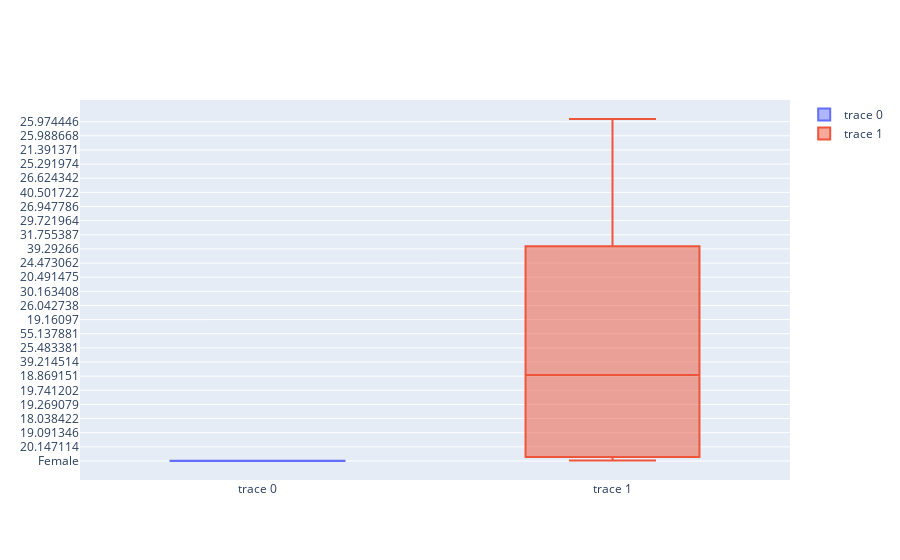

Notebook cell for this chart:
### Code cell
x0 = DataO[columnas[0]]
x1 = DataO[columnas[1]]

fig = go.Figure()
fig.add_trace(go.Box(y=x0))
fig.add_trace(go.Box(y=x1))

fig.show()

### Figure 1 — Plotly figure (JSON) as saved in the notebook; plotly's stock layout.template omitted (floating-point values rounded to 4 significant figures; data arrays with more than 128 entries replaced by an {"elided": "..."} marker saying what was removed)
{"data": [{"type": "box", "y": {"elided": "2111 str values"}}, {"type": "box", "y": {"elided": "2111 float values"}}], "layout": {}}
